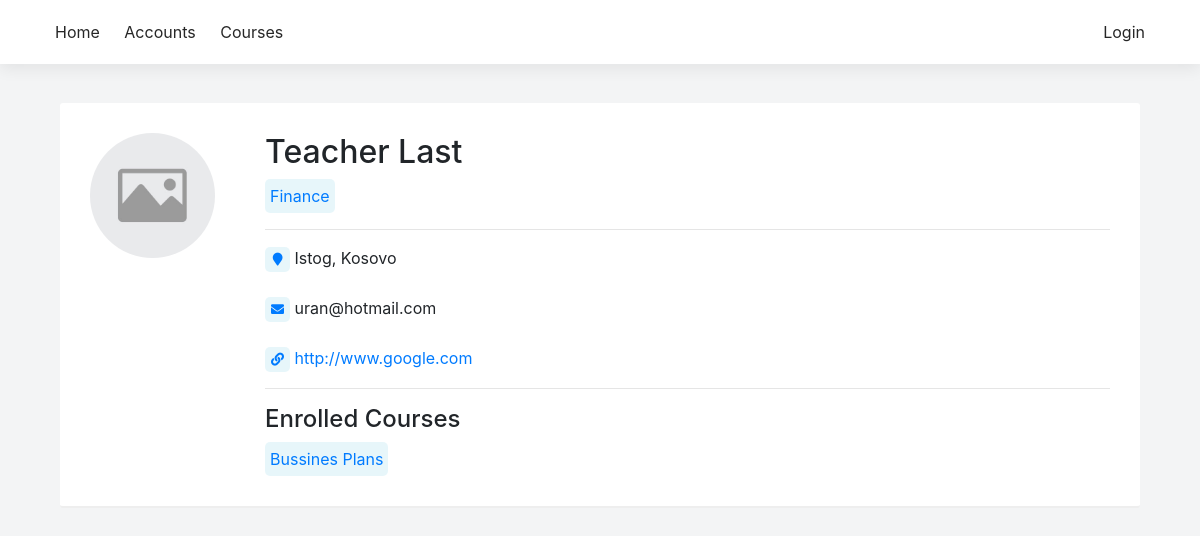
Screenshot of /profile/14 with the database file from the repository.
### sems/models.py (models this page shows, shortened)
class Student(models.Model):
    user = models.OneToOneField(User, on_delete=models.CASCADE, null=True)
    first_name = models.CharField(max_length=100, null=True)
    last_name = models.CharField(max_length=100, null=True)
    picture = models.ImageField(null=True, blank=True, default='no-img.png')
    website = models.URLField(max_length=100, null=True, blank=True)
    email = models.EmailField(max_length=100, null=True)
    program = models.ForeignKey(Program, on_delete=models.SET_NULL, null=True)
    country = models.ForeignKey(State, on_delete=models.SET_NULL, null=True)
    city = models.CharField(max_length=100, null=True)
    course = models.ManyToManyField(Course, related_name='course')
    course_teacher = models.ManyToManyField(Course, related_name='course_teacher')
    def get_website(self):
        if self.website[0:4] != 'http':
            return 'http://' + self.website
        else:
            return self.website

class Program(models.Model):
    name = models.CharField(max_length=150)
    summary = models.CharField(max_length=400, null=True, blank=True)
    def __str__(self):
        return self.name

class State(models.Model):
    name = models.CharField(max_length=100)
    def __str__(self):
        return self.name

class Course(models.Model):
    name = models.CharField(max_length=200)
    summary = models.TextField(max_length=600, null=True, blank=True)
    program = models.ForeignKey(Program, on_delete=models.CASCADE)
    start_date = models.DateField()
    end_date = models.DateField()
    credits = models.IntegerField(null=True, default=80)
    def __str__(self):
        return self.name

### sems/views.py (the view)
# urls.py: path('profile/<int:pk>', views.student_detail, name='student_detail'),
def student_detail(request, pk):
    student = Student.objects.get(pk=pk)
    return render(
        request, 'student_profile.html', {'student': student},
    )

### sems/templates/student_profile.html (shortened to what this page needs)
{% extends 'base_generic.html' %}
{% block content %}
<div class="container">
    <div class="card-box">
        <div class="row">
            <div class="col-md-2 col-xs-12">
                <div class="thumb img-round">
                    <img src="../static/uploads/{% if student.picture %}{{ student.picture }} {% else %}no-img.png {% endif %}" />
                </div>
            </div>
            <div class="col-md-10 col-xs-12">
                <h2>{{ student.first_name }} {{ student.last_name }}</h2>
                <a href="{% url 'program_single' pk=student.program.pk %}" class="text-primary"><span class="label">{{ student.program }}</span></a>
                <hr/>
                <div><span class="sm-label label text-primary"><i class="fas fa-map-marker"></i></span> {{ student.city }}, {{ student.country }}</div><br/>
                <div><span class="sm-label label text-primary"><i class="fas fa-envelope"></i></span> {{ student.email }}</div>
                {% if student.website %}
                <br/>
                <div><span class="sm-label label text-primary"><i class="fas fa-link"></i></span> <a href="{{ student.get_website }}" title="{{ student.get_website }}" target="_blank">{{ student.website }}</a> </div>
                {% endif %}
                <hr/>
                <h4>Enrolled Courses</h4>
                {% if student.course.all %}
                    {% for course in student.course.all %}
                    <a class="label" href="{% url 'course_detail' pk=course.pk %}" title="{{ course.summary }}">{{ course }}</a>
                    {% endfor %}
                {% else %}
                <b class="text-danger">No courses</b>
                {% endif %}
            </div>
        </div>
    </div>
</div>
{% endblock %}

### sems/static/css/main.css (style rules this page uses)
* { --main-color: #006992; }
body { background-color: rgb(243, 244, 245) }
.shadow-box, .card-box { background-color: #fff; padding: 30px; border-radius: 3px; margin-bottom: 10px; border-bottom: 2px solid #eee; }
.img-round { width: 65px; height: 65px; overflow: hidden; display: inline-flex; justify-content: center; align-items: center; border-radius: 100px; }
.img-round > img, .thumb > img { max-height: 110%; min-height: 100%; }
.thumb, .post-img, .single-post-img { width: 125px; height: 125px; overflow: hidden; display: inline-flex; justify-content: center; align-items: center; }
.label { display: inline-flex; justify-content: center; align-items: center; background-color: #5bc0de25; border-radius: 5px; padding: 5px; }
.sm-label { width: 25px; height: 25px; font-size: 13px; }

### rows the page displays
Student: picture (placeholder picture), first_name "Teacher", last_name "Last", program "Finance", city "Istog", country "Kosovo", email "uran@hotmail.com", website "http://www.google.com"
Course: name "Bussines Plans"
